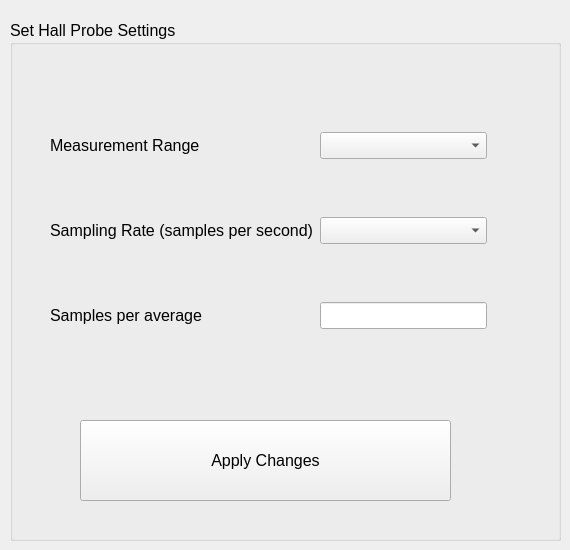
    <widget class="QWidget" name="tab">
     <attribute name="title">
      <string>Probe Settings</string>
     </attribute>
     <attribute name="toolTip">
      <string>Set Hall probe settings</string>
     </attribute>
     <widget class="QGroupBox" name="groupBox_19">
      <property name="geometry">
       <rect>
        <x>10</x>
        <y>20</y>
        <width>551</width>
        <height>521</height>
       </rect>
      </property>
      <property name="font">
       <font>
        <pointsize>12</pointsize>
       </font>
      </property>
      <property name="title">
       <string>Set Hall Probe Settings</string>
      </property>
      <widget class="QWidget" name="gridLayoutWidget_19">
       <property name="geometry">
        <rect>
         <x>40</x>
         <y>60</y>
         <width>437</width>
         <height>301</height>
        </rect>
       </property>
       <layout class="QGridLayout" name="gridLayout_20">
        <item row="0" column="1">
         <widget class="QComboBox" name="rangeCombo">
          <property name="toolTip">
           <string>Select measurement range</string>
          </property>
         </widget>
        </item>
        <item row="1" column="0">
         <widget class="QLabel" name="label_58">
          <property name="text">
           <string>Sampling Rate (samples per second)</string>
          </property>
         </widget>
        </item>
        <item row="0" column="0">
         <widget class="QLabel" name="label_55">
          <property name="text">
           <string>Measurement Range</string>
          </property>
         </widget>
        </item>
        <item row="1" column="1">
         <widget class="QComboBox" name="samplerateCombo">
          <property name="toolTip">
           <string>Select sample rate</string>
          </property>
         </widget>
        </item>
        <item row="2" column="0">
         <widget class="QLabel" name="label_56">
          <property name="text">
           <string>Samples per average</string>
          </property>
         </widget>
        </item>
        <item row="2" column="1">
         <widget class="QLineEdit" name="averagesEdit">
          <property name="toolTip">
           <string>Set number of samples per field average</string>
          </property>
         </widget>
        </item>
       </layout>
      </widget>
      <widget class="QPushButton" name="probesettingsButton">
       <property name="geometry">
        <rect>
         <x>70</x>
         <y>400</y>
         <width>371</width>
         <height>81</height>
        </rect>
       </property>
       <property name="toolTip">
        <string>Apply changes to probe settings</string>
       </property>
       <property name="text">
        <string>Apply Changes</string>
       </property>
      </widget>
     </widget>
    </widget>
